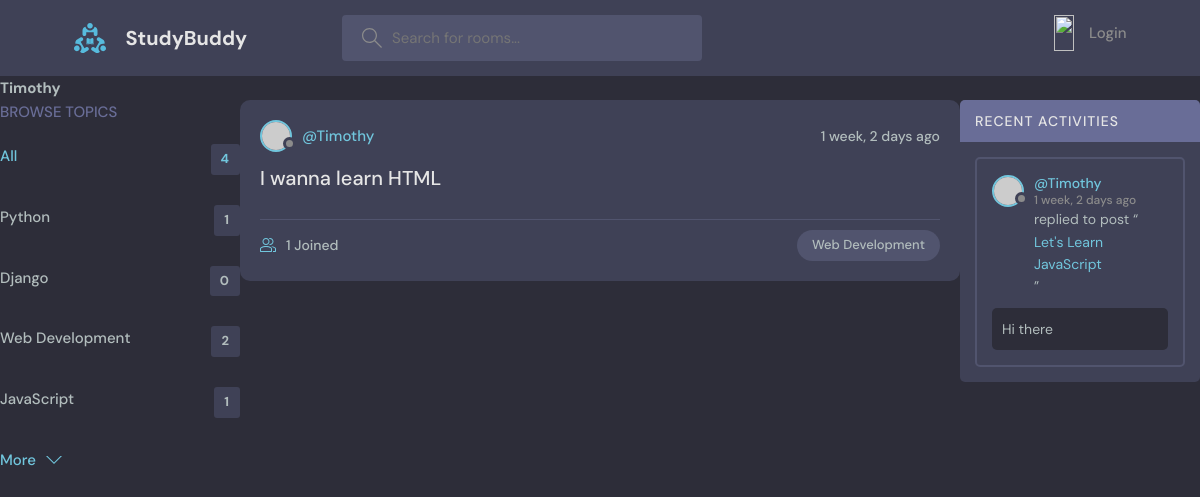
The app's page /profile/2/ with its own data.
### base/models.py (models this page shows, shortened)
class Topic(models.Model):
    name = models.CharField(max_length=200)

class Room(models.Model):
    host = models.ForeignKey(User, on_delete=models.SET_NULL, null=True)
    topic = models.ForeignKey(Topic, on_delete=models.SET_NULL, null=True)
    name = models.CharField(max_length=200)
    description = models.TextField(null=True, blank=True)
    participants = models.ManyToManyField(User, related_name='participants', blank=True)
    updated = models.DateTimeField(auto_now=True)
    created = models.DateTimeField(auto_now_add=True)
    class Meta:
        ordering = ['-updated', '-created']
    def __str__(self):
        return self.name

class Message(models.Model):
    user = models.ForeignKey(User, on_delete=models.CASCADE)
    room = models.ForeignKey(Room, on_delete=models.CASCADE)
    body = models.TextField()
    updated = models.DateTimeField(auto_now=True)
    created = models.DateTimeField(auto_now_add=True)
    class Meta:
        ordering = ['-updated', '-created']

### base/views.py (the view)
# urls.py: path('profile/<str:pk>/', views.userProfile, name='user-profile'),
def userProfile(request, pk):
    user = User.objects.get(id=pk)
    rooms = user.room_set.all()
    topics = Topic.objects.all()
    room_messages = user.message_set.all()
    context = {'user': user, 'rooms': rooms, 'room_messages': room_messages, 'topics': topics}
    return render(request, 'base/profile.html', context)

### base/templates/base/profile.html (shortened to what this page needs)
{%extends 'main.html'%}
{%block content%}
<h1>{{user.username}}</h1>
<div class="profile-container">
    <div>
        {% include 'base/topics_component.html'%}
    </div>
    <div>
        {% include 'base/feed_component.html'%}
    </div>
    <div>
        {% include 'base/activity_component.html'%}
    </div>
</div>
{%endblock content%}

### base/templates/base/topics_component.html
<div class="topics">
    <div class="topics__header">
      <h2>Browse Topics</h2>
    </div>
    <ul class="topics__list">
      <li>
        <a href="{% url 'home' %}" class="active">All <span>{{topics.count}}</span></a>
      </li>
      {% for topic in topics %}
      <li>
        <a href="{% url 'home' %}?q={{topic.name}}">{{topic.name}} <span>{{topic.room_set.all.count}}</span></a>
      </li>
      {%endfor%}
    </ul>
    <a class="btn btn--link" href="topics.html">
      More
      <svg version="1.1" xmlns="http://www.w3.org/2000/svg" width="32" height="32" viewBox="0 0 32 32">
        <title>chevron-down</title>
        <path d="M16 21l-13-13h-3l16 16 16-16h-3l-13 13z"></path>
      </svg>
    </a>
  </div>

### base/templates/base/feed_component.html (shortened to what this page needs)
{% for room in rooms %}
<div class="roomListRoom">
    <div class="roomListRoom__header">
      <a href="{% url 'user-profile' room.host.id %}" class="roomListRoom__author">
        <div class="avatar avatar--small">
          <img src="https://randomuser.me/api/portraits/women/11.jpg" />
        </div>
        <span>@{{room.host.username}}</span>
      </a>
      <div class="roomListRoom__actions">
        <span>{{room.created|timesince}} ago</span>
      </div>
    </div>
    <div class="roomListRoom__content">
      <a href="{% url 'room' room.id %}">{{room.name}}</a>
    </div>
    <div class="roomListRoom__meta">
      <a href="{% url 'room' room.id %}" class="roomListRoom__joined">
        {{room.participants.all.count}} Joined
      </a>
      <p class="roomListRoom__topic">{{room.topic.name}}</p>
    </div>
  </div>
{% endfor %}

### base/templates/base/activity_component.html (shortened to what this page needs)
<div class="activities">
    <div class="activities__header">
      <h2>Recent Activities</h2>
    </div>
    {%for message in room_messages%}
    <div class="activities__box">
      <div class="activities__boxHeader roomListRoom__header">
        <a href="{% url 'user-profile' message.user.id%}" class="roomListRoom__author">
          <div class="avatar avatar--small">
            <img src="https://randomuser.me/api/portraits/women/11.jpg" />
          </div>
          <p>
            @{{message.user}}
            <span>{{message.created|timesince}} ago</span>
          </p>
        </a>
      </div>
      <div class="activities__boxContent">
        <p>replied to post “<a href="{% url 'room' message.room.id %}">{{message.room}}</a>”</p>
        <div class="activities__boxRoomContent">
            {{message.body}}
        </div>
      </div>
    </div>
    {% endfor %}
  </div>

### static/styles/style.css (style rules this page uses)
:root { --color-main: #71c6dd; --color-main-light: #e1f6fb; --color-dark: #3f4156; --color-dark-medium: #51546e; --color-dark-light: #696d97; --color-light: #e5e5e5; --color-gray: #8b8b8b; --color-light-gray: #b2bdbd; --color-bg: #2d2d39; --color-success: #5dd693; --color-error: #fc4b0b; }
* { font-family: "DM Sans", -apple-system, BlinkMacSystemFont, "Segoe UI", Roboto, Oxygen, Ubuntu, Cantarell, "Open Sans", "Helvetica Neue", sans-serif; margin: 0; padding: 0; box-sizing: border-box; text-rendering: optimizeLegibility; font-size: inherit; }
html { font-size: 56.25%; }
@media only screen and (min-width: 1200px) { html { font-size: 62.5%; } }
body { line-height: 1.6; font-weight: 400; font-size: 1.5rem; color: var(--color-light-gray); background-color: var(--color-bg); min-height: 100vh; }
img { width: 100%; }
a { display: inline-block; color: var(--color-main); text-decoration: none; }
.btn { background-color: transparent; border: none; display: inline-flex; align-items: center; gap: 1rem; cursor: pointer; transition: all ease-in-out 0.3s; padding: 1rem 2rem; border-radius: 5px; box-shadow: 1px 1px 3px 1px rgba(0, 0, 0, 0.15); font-weight: 500; }
.btn--link { border-radius: 0; padding: 0; color: var(--color-main); box-shadow: none; }
.btn > svg { fill: currentColor; width: 1.6rem; height: 1.6rem; }
.avatar { position: relative; display: inline-block; border-radius: 50%; border: 2px solid var(--color-main); }
.avatar img { display: block; border-radius: 50%; object-fit: cover; object-position: center; }
.avatar::after { content: ""; display: block; position: absolute; background-color: var(--color-gray); z-index: 111; border-radius: 50%; border: 0.3rem solid var(--color-dark); }
.avatar.avatar--small img { width: 2.8rem; height: 2.8rem; }
.avatar.avatar--small:after { width: 0.7rem; height: 0.7rem; bottom: 0px; right: -6px; }
.topics__header { margin-bottom: 2rem; }
.topics__header h2 { text-transform: uppercase; font-weight: 500; color: var(--color-dark-light); }
.topics__list { list-style: none; }
.topics__list li a { display: flex; justify-content: space-between; margin-bottom: 3rem; font-weight: 500; color: var(--color-light-gray); transition: all 0.3s ease-in-out; }
.topics__list li a.active, .topics__list li a:hover { color: var(--color-main); }
.topics__list li a span { padding: 0.5rem 1rem; background-color: var(--color-dark); border-radius: 3px; font-size: 1.3rem; font-weight: 700; letter-spacing: 1px; }
.roomListRoom { margin-bottom: 2.4rem; background-color: var(--color-dark); border-radius: 1rem; padding: 2rem; }
.roomListRoom__header { display: flex; justify-content: space-between; align-items: center; }
.roomListRoom__author { font-weight: 500; display: flex; align-items: center; gap: 1rem; }
.roomListRoom__actions { display: flex; align-items: flex-start; gap: 1rem; position: relative; }
.roomListRoom__actions span { font-size: 1.4rem; font-weight: 500; }
.roomListRoom__content { margin: 1rem 0; }
.roomListRoom__content a { font-size: 2rem; font-weight: 500; margin-bottom: 1.5rem; color: var(--color-light); transition: all 0.3s ease-in-out; }
.roomListRoom__meta { border-top: 1px solid var(--color-dark-medium); padding-top: 1rem; display: flex; align-items: center; justify-content: space-between; }
.roomListRoom__joined { color: var(--color-light-gray); display: flex; align-items: center; gap: 1rem; font-size: 1.4rem; font-weight: 500; }
.roomListRoom__joined svg { fill: var(--color-main); width: 1.6rem; height: 1.6rem; }
.roomListRoom__topic { padding: 5px 1.5rem; background-color: var(--color-dark-medium); border-radius: 5rem; font-weight: 500; font-size: 1.3rem; }
.activities { background: var(--color-dark); border-radius: 5px; overflow: hidden; }
.activities__header h2 { background-color: var(--color-dark-light); text-transform: uppercase; font-weight: 500; padding: 1rem 1.5rem; color: var(--color-light); letter-spacing: 1px; font-size: 1.4rem; }
.activities__box { margin: 1.5rem; padding: 1.5rem; border: 2px solid var(--color-dark-medium); border-radius: 5px; }
.activities__boxHeader p { font-size: 1.4rem; line-height: 1.3; }
.activities__boxHeader p span { color: var(--color-gray); font-size: 1.2rem; display: block; }
.activities__boxContent { margin-left: 4.2rem; }
.activities__boxContent { font-size: 1.4rem; }
.activities__boxRoomContent { background: var(--color-bg); padding: 1rem; border-radius: 5px; margin-top: 1rem; margin-left: -4.2rem; }

### records on screen
Topic: name "Python", room_set.all.count "1"
Topic: name "Django", room_set.all.count "0"
Topic: name "Web Development", room_set.all.count "2"
Topic: name "JavaScript", room_set.all.count "1"
Room: host.username "Timothy", created "1 week, 2 days", name "I wanna learn HTML", participants.all.count "1", topic.name "Web Development"
Message: user "Timothy", created "1 week, 2 days", room "Let's Learn JavaScript", body "Hi there"

### other values on screen
{{ user.username }} "Timothy"
{{ topics.count }} "4"
